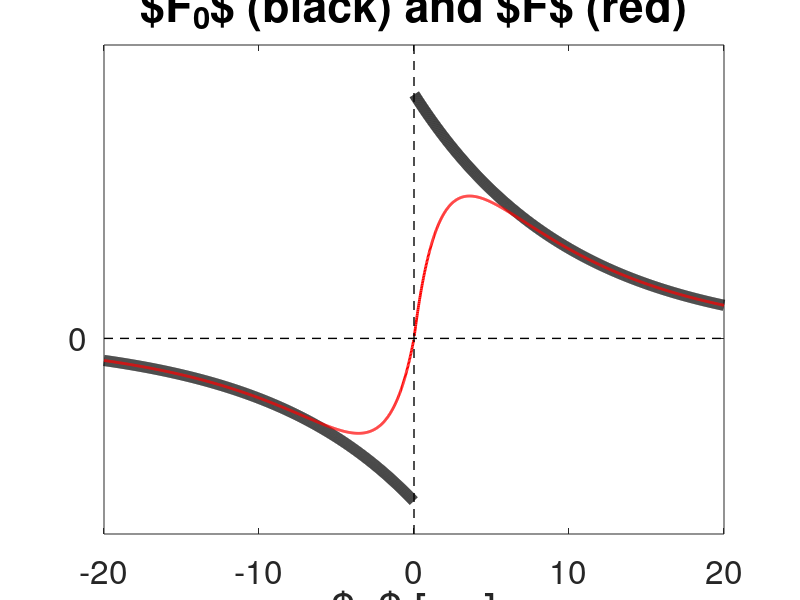

MATLAB code for this plot:
subplot(111);

tau_plus=10;
tau_minus=10;
K_plus=0.1;
K_minus=2/3*K_plus;

z=[1:1000]/1000*tau_plus*2;
plot(z,K_plus*exp(-z/tau_plus),'-k','Linewidth',8);
hold on;
plot(z,K_plus*exp(-z/tau_plus).*(1-exp(-abs(z)*5/tau_plus)), ...
    '-r','Linewidth',2);
z=-z;
plot(z,-K_minus*exp(z/tau_minus),'-k','Linewidth',8);
plot(z,-K_minus*exp(z/tau_minus).*(1-exp(-abs(z)*5/tau_plus)), ...
    '-r','Linewidth',2);
plot([0,0],[-K_minus*1.2,K_plus*1.2],'--k','Linewidth',1);
axis([-2*tau_plus,2*tau_plus,-K_minus*1.2,K_plus*1.2]);
plot([-2*tau_plus,2*tau_plus],[0,0],'--k','Linewidth',1);
%set(gca,'Xtick',[0]); 
set(gca,'Ytick',[0]);

hold off;
set(gca,'Fontsize',24);
xlabel('$z$ [ms]','Fontsize',32);
title('$F_0$ (black) and $F$ (red)','Fontsize',32);

shg;